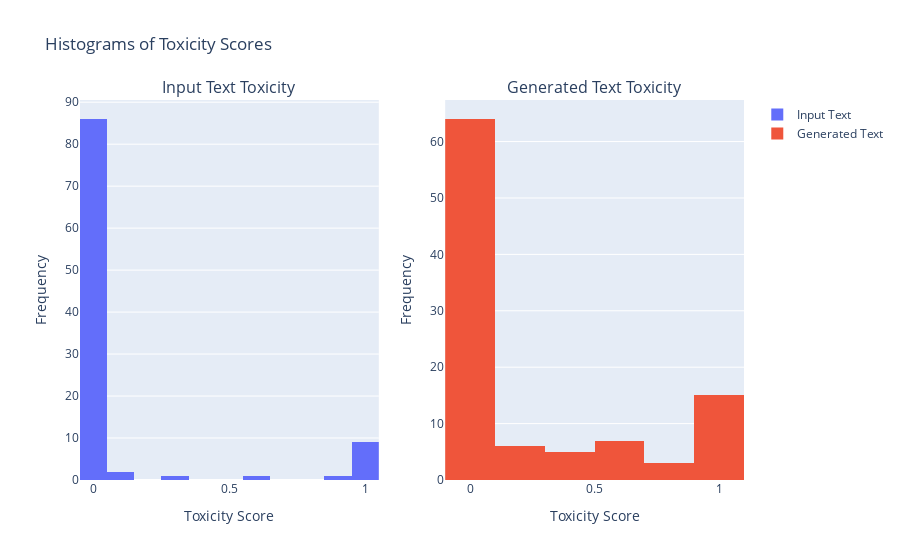

The notebook cell this image was saved under:
### Code cell
params = {
    "hf_toxicity_obj": toxicity,
    "input_text_col": "Prompt Text",
    "generated_text_col": "Continuation Text"
}

hf_toxicity_histograms(df_continuation, params)
